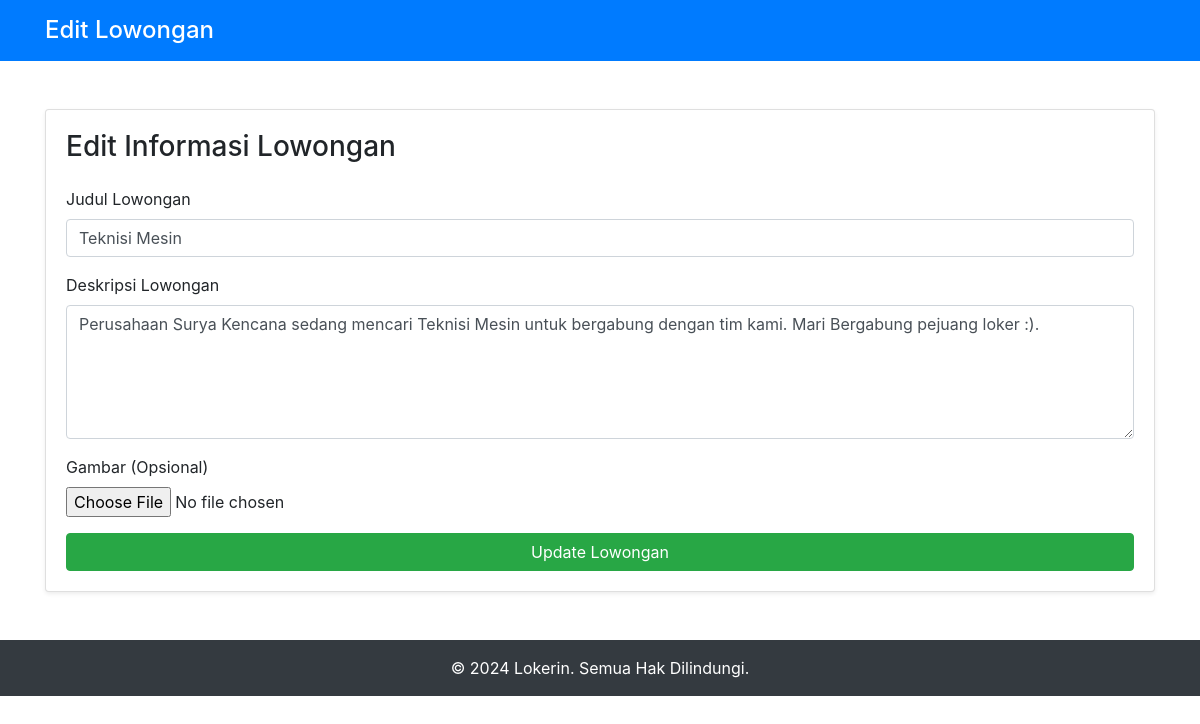
Page /update.php?id=1 on the committed database.
### tables this page shows
CREATE TABLE `lowongan` (
  `id` int(11) NOT NULL,
  `judul` varchar(255) NOT NULL,
  `deskripsi` text NOT NULL,
  `tanggal_posting` date NOT NULL,
  `gambar` varchar(255) DEFAULT NULL,
  `link_lamar` varchar(255) DEFAULT NULL
);

### update.php (the view, shortened to what this page needs)
<?php
include 'db.php';
$id = $_GET['id'];
$result = $conn->query("SELECT * FROM lowongan WHERE id = $id");
$data = $result->fetch_assoc();
?>
<!DOCTYPE html>
<html lang="en">
<head>
    <link rel="stylesheet" href="https://stackpath.bootstrapcdn.com/bootstrap/4.5.2/css/bootstrap.min.css">
</head>
<body>
    <header class="bg-primary text-white py-3">
        <div class="container">
            <h1 class="h4 mb-0">Edit Lowongan</h1>
        </div>
    </header>
    <div class="container mt-5">
        <div class="card shadow-sm">
            <div class="card-body">
                <h3 class="mb-4">Edit Informasi Lowongan</h3>
                <form action="update_process.php" method="POST" enctype="multipart/form-data">
                    <div class="form-group">
                        <label for="judul">Judul Lowongan</label>
                        <input type="text" class="form-control" name="judul" id="judul" value="<?php echo $data['judul']; ?>" required>
                    </div>
                    <div class="form-group">
                        <label for="deskripsi">Deskripsi Lowongan</label>
                        <textarea class="form-control" name="deskripsi" id="deskripsi" rows="5" required><?php echo $data['deskripsi']; ?></textarea>
                    </div>
                    <div class="form-group">
                        <label for="gambar">Gambar (Opsional)</label>
                        <input type="file" class="form-control-file" name="gambar" id="gambar">
                    </div>
                    <button type="submit" name="submit" class="btn btn-success btn-block">Update Lowongan</button>
                </form>
            </div>
        </div>
    </div>
    <footer class="bg-dark text-white py-3 mt-5">
        <div class="container text-center">
            &copy; 2024 Lokerin. Semua Hak Dilindungi.
        </div>
    </footer>
</body>
</html>

### rows in the picture
lowongan: judul "Teknisi Mesin", deskripsi "Perusahaan Surya Kencana sedang mencari Teknisi Mesin untuk bergabung dengan tim kami. Mari Bergabung pejuang loker :)."
